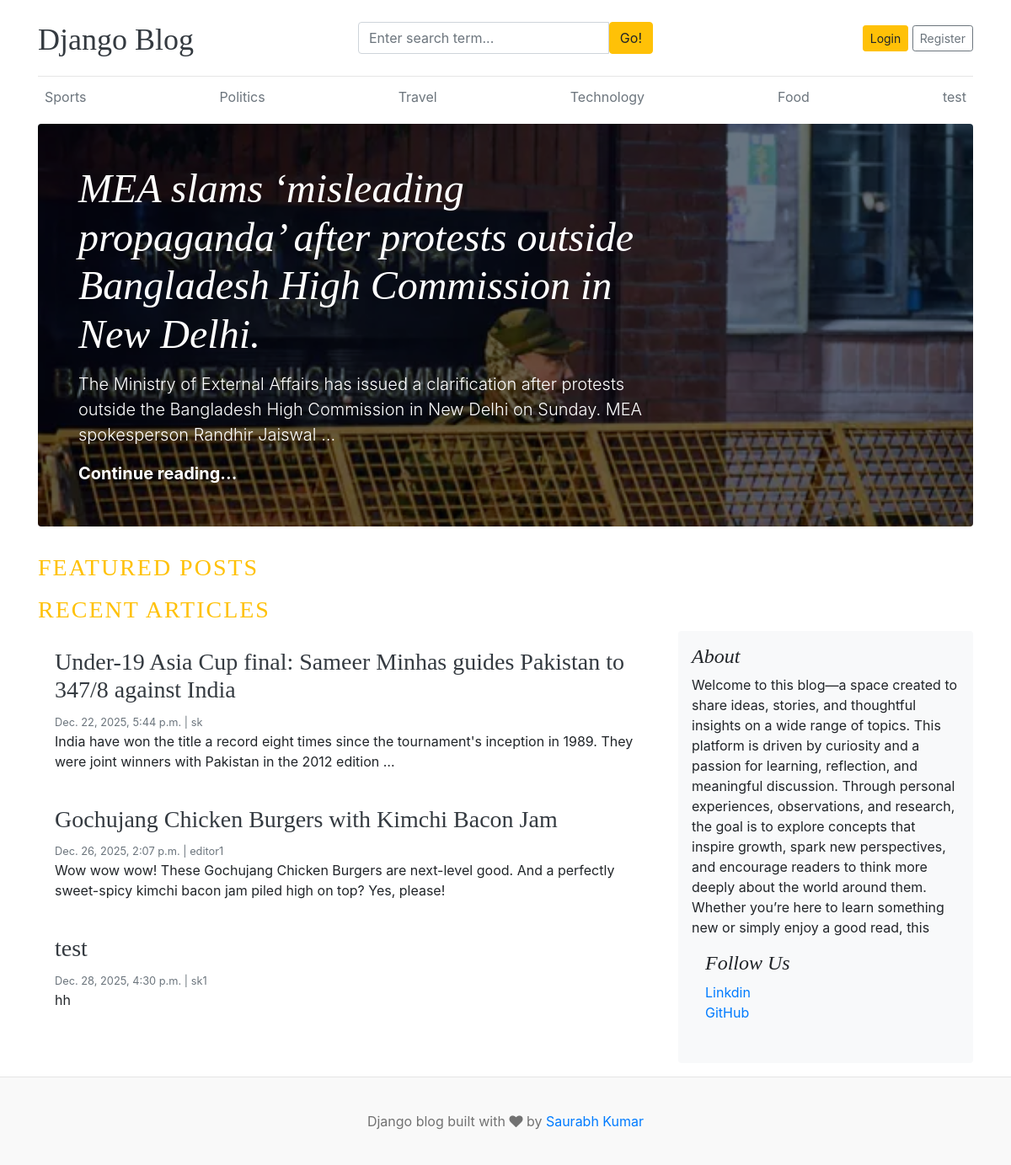
The page / on the database its author committed.
### blogs/models.py (models this page shows, shortened)
class Category(models.Model):
    category_name =models.CharField(max_length=50 , unique=True)
    created_at = models.DateTimeField(auto_now_add=True)
    updated_at = models.DateTimeField(auto_now=True)
    class Meta:
        verbose_name_plural ='categories'
    def __str__(self):
        return self.category_name

class Blog(models.Model):
    title = models.CharField(max_length=100)
    slug  = models.SlugField(max_length=150, unique=True, blank=True)
    category = models.ForeignKey(Category,on_delete=models.CASCADE)
    author = models.ForeignKey(User, on_delete=models.CASCADE)
    featured_image = models.ImageField(upload_to='uploads/%Y/%m/%d')
    short_description = models.TextField(max_length=500)
    status = models.CharField(max_length=20, choices=STATUS_CHOICES,default="Draft")
    blog_body = models.TextField(max_length=2000)
    is_featured = models.BooleanField(default=False)
    created_at = models.DateTimeField(auto_now_add=True)
    updated = models.DateTimeField(auto_now=True)

class About(models.Model):
    about = models.CharField(max_length=500)
    created_at = models.DateTimeField(auto_now_add=True)
    updated = models.DateTimeField(auto_now=True)

class Social(models.Model):
    handle_name = models.CharField(max_length=100)
    handle_url = models.URLField(max_length=100)

### blog_main/views.py (the view)
# urls.py: 2. Add a URL to urlpatterns:  path('', views.home, name='home')
def home(request):
    categories = Category.objects.all()
    featured_posts = Blog.objects.filter(is_featured=True, status = 'Published').order_by('updated')
    posts = Blog.objects.filter(is_featured=False, status = 'Published')
    context = {
        'categories': categories,
        'featured_posts' : featured_posts,
        'posts': posts,
        }
    return render(request, 'home.html', context)

### blogs/context_processors.py (called while the page is built)
def get_categories(request):
    categories = Category.objects.all()
    return dict(categories=categories)

def get_about(request):
    about = About.objects.latest('updated')
    return dict(about=about)

def get_social(request):
    social= Social.objects.all()
    return dict(social=social)

### templates/home.html (shortened to what this page needs)
{% extends "base.html" %}
{% block content %}
{% for post in featured_posts  %}
{% if forloop.first %}
  <div class="jumbotron p-3 p-md-5 text-white rounded bg-dark" style="background-image: url({{post.featured_image.url }});background-blend-mode: overlay;background-size:cover;">
    <div class="col-md-8 px-0">
      <h1 class="display-4 font-italic">{{ post.title}}</h1>
      <p class="lead my-3">{{post.short_description | truncatewords:25}} </p>
      <p class="lead mb-0"><a href="{% url 'blogs' post.slug %}" class="text-white font-weight-bold">Continue reading...</a></p>
    </div>
  </div>
{% endif %}
{% endfor %}
 <h3 class="text-uppercase text-warning" style="letter-spacing: 2px;">Featured Posts</h3>
 <h3 class="text-uppercase text-warning" style="letter-spacing: 2px;">Recent Articles</h3>
  <main role="main" class="container p-0">
    <div class="row">
      <div class="col-md-8 blog-main">
        {% for post in posts  %}
      <div class="card border-0" >
        <div class="card-body">
          <h3><a href="{% url 'blogs' post.slug %}" class="text-dark"> {{post.title}}</a> </h3>
          <small class="mb-1 text-muted">{{post.updated}} | {{post.author}} </small>
          <p class="card-text">{{post.short_description |truncatewords:25}} </p>
        </div>
    </div>
        {% endfor %}
    </div>
      <aside class="col-md-4 blog-sidebar">
        <div class="p-3 mb-3 bg-light rounded">
          <h4 class="font-italic">About</h4>
          <p class="mb-0"> {{about.about}} </p>
        <div class="p-3">
          <h4 class="font-italic">Follow Us</h4>
          <ol class="list-unstyled">
            {% for handles in social %}
            <li><a href="{{handles.handle_url}}">{{handles.handle_name}} </a></li>
            {% endfor %}
          </ol>
        </div>
      </aside>
    </div>
</main>
</div>
{% endblock content %}

### templates/base.html (shortened to what this page needs)
{% load static %}
<!DOCTYPE html>
<html lang="en">
<head>
    <link href="https://getbootstrap.com/docs/4.0/dist/css/bootstrap.min.css" rel="stylesheet">
    <link href="{% static 'css/blog.css' %}" rel="stylesheet">
    <link rel="stylesheet" href="https://cdnjs.cloudflare.com/ajax/libs/font-awesome/4.7.0/css/font-awesome.min.css">
  </head>
<body>
    <div class="container">
      <header class="blog-header py-3">
        <div class="row flex-nowrap justify-content-between align-items-center">
          <div class="col-4 pt-1">
            <a class="blog-header-logo text-dark" href="/">Django Blog</a>
          </div>
          <div class= "col-4">
            <form action="{% url 'search' %}" method="GET"  >
                <div class="input-group">
                     <input class="form-control" type="text" name="keyword" value="{{ request.GET.keyword }}" placeholder="Enter search term..." aria-label="Enter search term..." aria-describedby="button-search" />
                     <button type ="submit" class="btn btn-warning" id="button-search">Go!</button>
                </div>
            </form>
          </div>
          <div class="col-4 d-flex justify-content-end align-items-center">
            {% if not user.is_authenticated %}
            <a class="btn btn-sm btn-warning" href="{% url "login" %} ">Login</a> &nbsp;
            <a class="btn btn-sm btn-outline-secondary" href="{% url 'register' %}">Register</a>
            {% else %}
            <span><a href="{% url "dashboard" %}">Dashboard</a> </span>
            &emsp;
            <span> <a href="{% url "logout" %} ">Logout</a></span>
            {% endif %}
          </div>
        </div>
      </header>
      <div class="nav-scroller py-1 mb-2">
        <nav class="nav d-flex justify-content-between">
          {% for cat in categories %}
          <a class="p-2 text-muted" href="{% url "post_by_category" cat.id %} ">{{cat}}  </a>
          {% endfor %}
        </nav>
      </div>
{% block  content %}
{% endblock %}
<footer class="blog-footer">
  <p>Django blog built with <i class="fa fa-heart" aria-hidden="true"></i> by <a href="#">Saurabh Kumar</a></p>
</footer>
</body>
</html>

### blog_main/static/css/blog.css (style rules this page uses)
.blog-header { border-bottom: 1px solid #e5e5e5; }
.blog-header-logo { font-family: "Playfair Display", Georgia, "Times New Roman", serif; font-size: 2.25rem; }
h1, h2, h3, h4, h5, h6 { font-family: "Playfair Display", Georgia, "Times New Roman", serif; }
.display-4 { font-size: 2.5rem; }
@media (min-width: 768px) { .display-4 { font-size: 3rem; } }
.blog-footer { padding: 2.5rem 0; color: #727272; text-align: center; background-color: #f9f9f9; border-top: .05rem solid #e5e5e5; }
.blog-footer p:last-child { margin-bottom: 0; }

### rows shown on the page
Category: category_name "Sports"
Category: category_name "Politics"
Category: category_name "Travel"
Category: category_name "Technology"
Category: category_name "Food"
Category: category_name "test"
Blog: featured_image (picture), title "MEA slams ‘misleading propaganda’ after protests outside Bangladesh High Commission in New Delhi.", short_description "The Ministry of External Affairs has issued a clarification after protests outside the Bangladesh High Commission in New Delhi on Sunday. MEA spokesperson Randhir Jaiswal …"
Blog: title "Under-19 Asia Cup final: Sameer Minhas guides Pakistan to 347/8 against India", updated "Dec. 22, 2025, 5:44 p.m.", author "sk", short_description "India have won the title a record eight times since the tournament's inception in 1989. They were joint winners with Pakistan in the 2012 edition …"
Blog: title "Gochujang Chicken Burgers with Kimchi Bacon Jam", updated "Dec. 26, 2025, 2:07 p.m.", author "editor1", short_description "Wow wow wow! These Gochujang Chicken Burgers are next-level good. And a perfectly sweet-spicy kimchi bacon jam piled high on top? Yes, please!"
Blog: title "test", updated "Dec. 28, 2025, 4:30 p.m.", author "sk1", short_description "hh"
About: about "Welcome to this blog—a space created to share ideas, stories, and thoughtful insights on a wide range of topics. This platform is driven by curiosity and a passion for learning, reflection, and meaningful discussion. Through personal experiences, observations, and research, the goal is to explore concepts that inspire growth, spark new perspectives, and encourage readers to think more deeply about the world around them. Whether you’re here to learn something new or simply enjoy a good read, this"
Social: handle_name "Linkdin"
Social: handle_name "GitHub"
